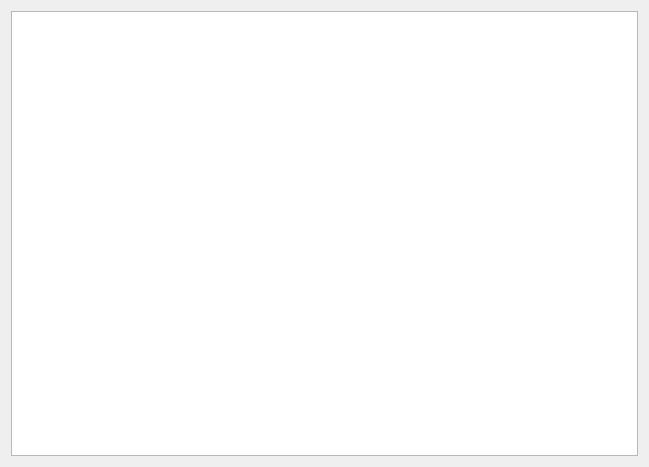
<?xml version="1.0" encoding="UTF-8"?>
<ui version="4.0">
 <class>Form</class>
 <widget class="QWidget" name="Form">
  <property name="geometry">
   <rect>
    <x>0</x>
    <y>0</y>
    <width>649</width>
    <height>467</height>
   </rect>
  </property>
  <property name="windowTitle">
   <string>Form</string>
  </property>
  <layout class="QGridLayout" name="gridLayout">
   <item row="0" column="0">
    <widget class="QTableView" name="tableView"/>
   </item>
  </layout>
 </widget>
 <resources/>
 <connections/>
</ui>
